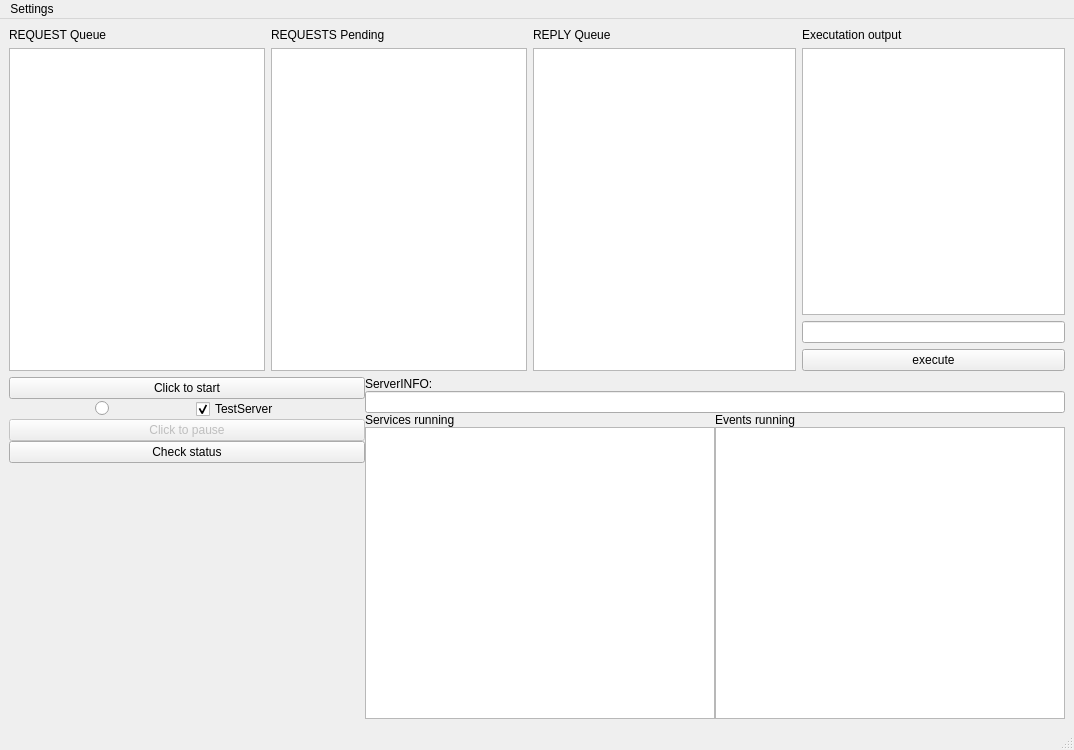
<?xml version="1.0" encoding="UTF-8"?>
<ui version="4.0">
 <class>ServerGUI</class>
 <widget class="QMainWindow" name="ServerGUI">
  <property name="geometry">
   <rect>
    <x>0</x>
    <y>0</y>
    <width>1074</width>
    <height>750</height>
   </rect>
  </property>
  <property name="sizePolicy">
   <sizepolicy hsizetype="Fixed" vsizetype="Fixed">
    <horstretch>0</horstretch>
    <verstretch>0</verstretch>
   </sizepolicy>
  </property>
  <property name="windowTitle">
   <string>ServerGUI</string>
  </property>
  <property name="windowIcon">
   <iconset>
    <normaloff>../icons/serverGUI.png</normaloff>../icons/serverGUI.png</iconset>
  </property>
  <widget class="QWidget" name="centralwidget">
   <layout class="QVBoxLayout" name="verticalLayout_10">
    <item>
     <layout class="QVBoxLayout" name="verticalLayout_2">
      <item>
       <layout class="QHBoxLayout" name="horizontalLayout_3">
        <item>
         <layout class="QHBoxLayout" name="horizontalLayout">
          <item>
           <layout class="QVBoxLayout" name="vl_queue">
            <item>
             <widget class="QLabel" name="label_queue">
              <property name="text">
               <string>REQUEST Queue</string>
              </property>
             </widget>
            </item>
            <item>
             <widget class="QTextEdit" name="tE_queue_in">
              <property name="maximumSize">
               <size>
                <width>16777215</width>
                <height>600</height>
               </size>
              </property>
             </widget>
            </item>
           </layout>
          </item>
          <item>
           <layout class="QVBoxLayout" name="vl_pending">
            <item>
             <widget class="QLabel" name="label_pending">
              <property name="text">
               <string>REQUESTS Pending</string>
              </property>
             </widget>
            </item>
            <item>
             <widget class="QTextEdit" name="tE_queue_in_pending">
              <property name="maximumSize">
               <size>
                <width>16777215</width>
                <height>600</height>
               </size>
              </property>
             </widget>
            </item>
           </layout>
          </item>
         </layout>
        </item>
        <item>
         <layout class="QVBoxLayout" name="verticalLayout_9">
          <item>
           <widget class="QLabel" name="label_6">
            <property name="text">
             <string>REPLY Queue</string>
            </property>
           </widget>
          </item>
          <item>
           <widget class="QTextEdit" name="tE_queue_out">
            <property name="maximumSize">
             <size>
              <width>16777215</width>
              <height>400</height>
             </size>
            </property>
           </widget>
          </item>
         </layout>
        </item>
        <item>
         <layout class="QVBoxLayout" name="verticalLayout">
          <item>
           <widget class="QLabel" name="label_2">
            <property name="text">
             <string>Executation output</string>
            </property>
           </widget>
          </item>
          <item>
           <widget class="QTextEdit" name="tE_output"/>
          </item>
          <item>
           <widget class="QLineEdit" name="lE_execute"/>
          </item>
          <item>
           <widget class="QPushButton" name="pB_execute">
            <property name="text">
             <string>execute</string>
            </property>
           </widget>
          </item>
         </layout>
        </item>
       </layout>
      </item>
     </layout>
    </item>
    <item>
     <layout class="QHBoxLayout" name="horizontalLayout_2">
      <property name="spacing">
       <number>0</number>
      </property>
      <item>
       <layout class="QVBoxLayout" name="verticalLayout_3">
        <item>
         <widget class="QPushButton" name="pB_start">
          <property name="autoFillBackground">
           <bool>true</bool>
          </property>
          <property name="text">
           <string>Click to start</string>
          </property>
         </widget>
        </item>
        <item>
         <layout class="QHBoxLayout" name="horizontalLayout_4">
          <property name="topMargin">
           <number>0</number>
          </property>
          <item>
           <spacer name="horizontalSpacer">
            <property name="orientation">
             <enum>Qt::Horizontal</enum>
            </property>
            <property name="sizeHint" stdset="0">
             <size>
              <width>20</width>
              <height>20</height>
             </size>
            </property>
           </spacer>
          </item>
          <item>
           <widget class="QRadioButton" name="rB_hb">
            <property name="text">
             <string/>
            </property>
           </widget>
          </item>
          <item>
           <spacer name="horizontalSpacer_3">
            <property name="orientation">
             <enum>Qt::Horizontal</enum>
            </property>
            <property name="sizeHint" stdset="0">
             <size>
              <width>40</width>
              <height>20</height>
             </size>
            </property>
           </spacer>
          </item>
          <item>
           <widget class="QCheckBox" name="checkBox_test_server">
            <property name="text">
             <string>TestServer</string>
            </property>
            <property name="checked">
             <bool>true</bool>
            </property>
           </widget>
          </item>
          <item>
           <spacer name="horizontalSpacer_2">
            <property name="orientation">
             <enum>Qt::Horizontal</enum>
            </property>
            <property name="sizeHint" stdset="0">
             <size>
              <width>20</width>
              <height>20</height>
             </size>
            </property>
           </spacer>
          </item>
         </layout>
        </item>
        <item>
         <widget class="QPushButton" name="pB_pause">
          <property name="enabled">
           <bool>false</bool>
          </property>
          <property name="text">
           <string>Click to pause</string>
          </property>
         </widget>
        </item>
        <item>
         <widget class="QPushButton" name="pB_status">
          <property name="text">
           <string>Check status</string>
          </property>
         </widget>
        </item>
        <item>
         <spacer name="verticalSpacer">
          <property name="orientation">
           <enum>Qt::Vertical</enum>
          </property>
          <property name="sizeHint" stdset="0">
           <size>
            <width>20</width>
            <height>40</height>
           </size>
          </property>
         </spacer>
        </item>
       </layout>
      </item>
      <item>
       <layout class="QVBoxLayout" name="verticalLayout_4">
        <item>
         <layout class="QHBoxLayout" name="horizontalLayout_5">
          <item>
           <layout class="QVBoxLayout" name="verticalLayout_7">
            <item>
             <widget class="QLabel" name="label">
              <property name="text">
               <string>ServerINFO:</string>
              </property>
             </widget>
            </item>
            <item>
             <widget class="QLineEdit" name="lE_serverinfo"/>
            </item>
           </layout>
          </item>
         </layout>
        </item>
        <item>
         <layout class="QHBoxLayout" name="horizontalLayout_6">
          <item>
           <layout class="QVBoxLayout" name="verticalLayout_5">
            <item>
             <widget class="QLabel" name="label_3">
              <property name="text">
               <string>Services running</string>
              </property>
             </widget>
            </item>
            <item>
             <widget class="QTextEdit" name="tE_services_running">
              <property name="sizePolicy">
               <sizepolicy hsizetype="Expanding" vsizetype="Expanding">
                <horstretch>0</horstretch>
                <verstretch>0</verstretch>
               </sizepolicy>
              </property>
              <property name="minimumSize">
               <size>
                <width>350</width>
                <height>150</height>
               </size>
              </property>
              <property name="maximumSize">
               <size>
                <width>500</width>
                <height>500</height>
               </size>
              </property>
             </widget>
            </item>
           </layout>
          </item>
          <item>
           <layout class="QVBoxLayout" name="verticalLayout_6">
            <item>
             <widget class="QLabel" name="label_4">
              <property name="text">
               <string>Events running</string>
              </property>
             </widget>
            </item>
            <item>
             <widget class="QTextEdit" name="tE_events_running">
              <property name="minimumSize">
               <size>
                <width>350</width>
                <height>150</height>
               </size>
              </property>
              <property name="maximumSize">
               <size>
                <width>500</width>
                <height>500</height>
               </size>
              </property>
             </widget>
            </item>
           </layout>
          </item>
          <item>
           <layout class="QVBoxLayout" name="verticalLayout_8"/>
          </item>
         </layout>
        </item>
       </layout>
      </item>
     </layout>
    </item>
   </layout>
  </widget>
  <widget class="QMenuBar" name="menubar">
   <property name="geometry">
    <rect>
     <x>0</x>
     <y>0</y>
     <width>1074</width>
     <height>21</height>
    </rect>
   </property>
   <widget class="QMenu" name="menusdf">
    <property name="title">
     <string>Settings</string>
    </property>
   </widget>
   <addaction name="menusdf"/>
  </widget>
  <widget class="QStatusBar" name="statusbar"/>
  <action name="actionExit">
   <property name="text">
    <string>actionExit</string>
   </property>
  </action>
 </widget>
 <resources/>
 <connections/>
</ui>
